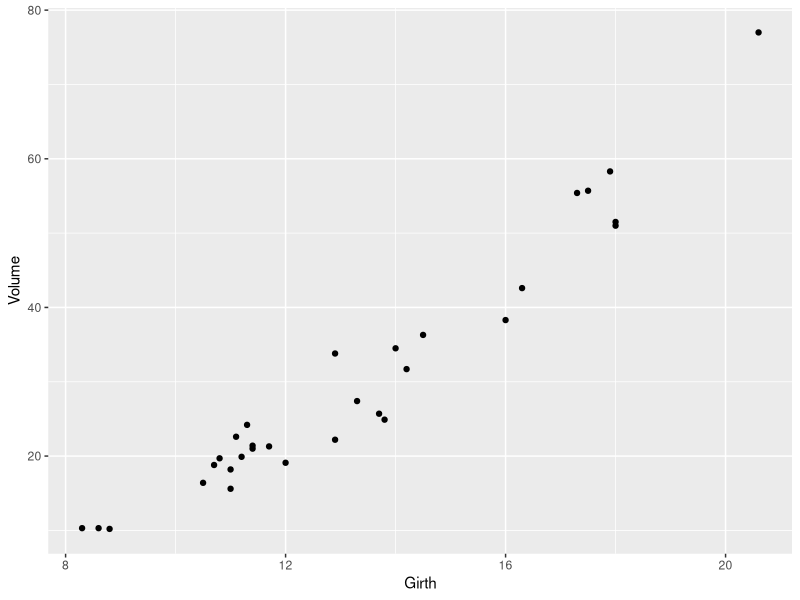
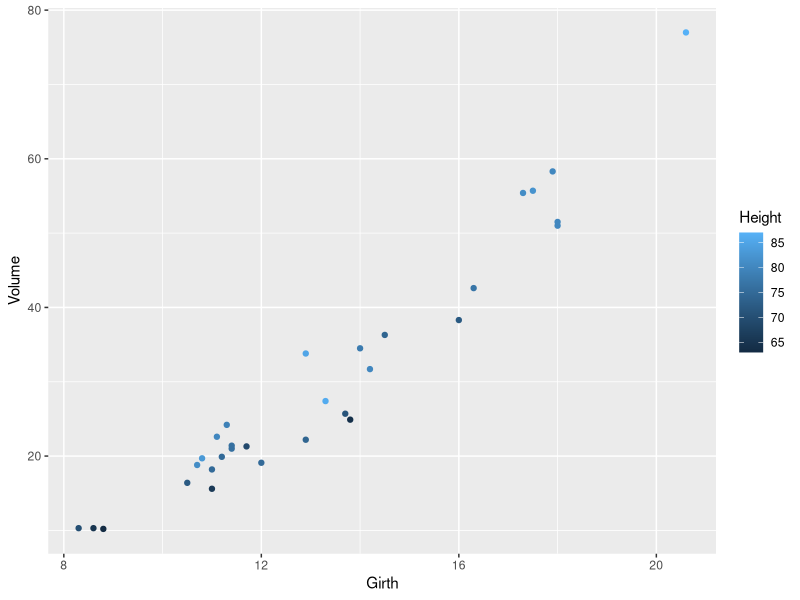
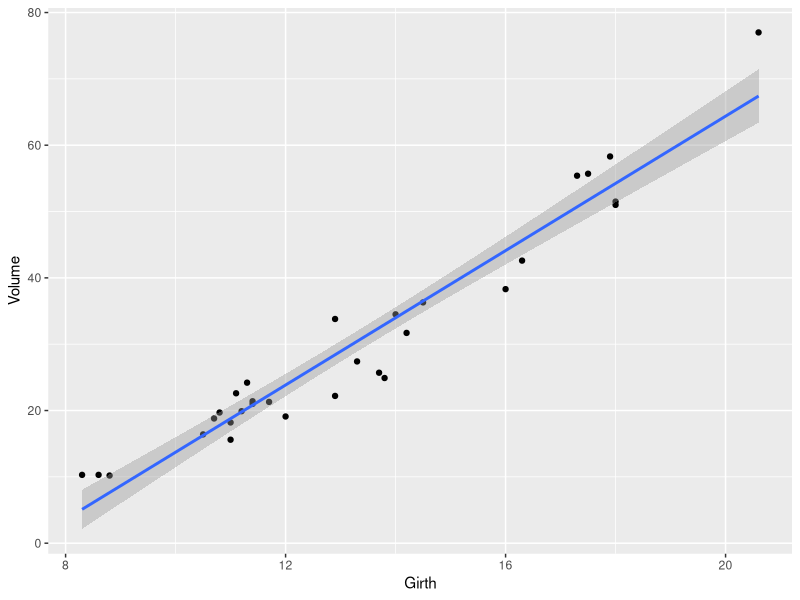
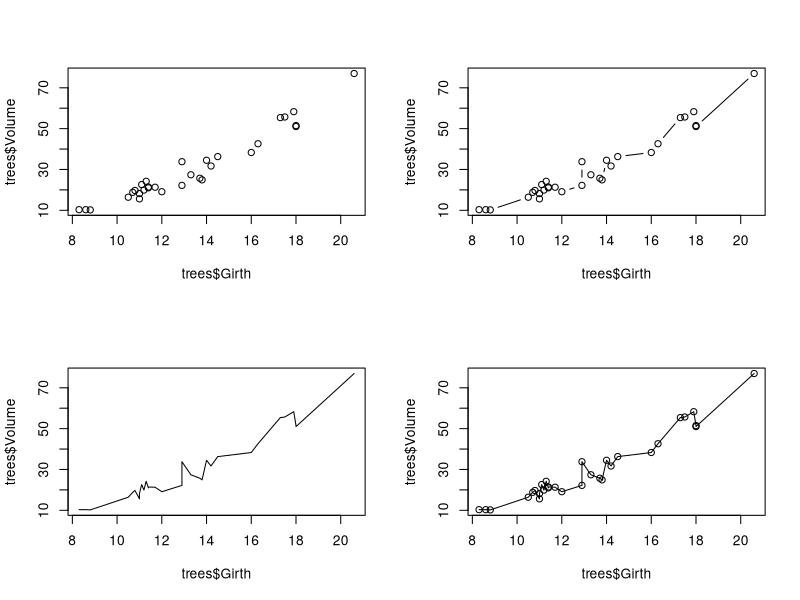
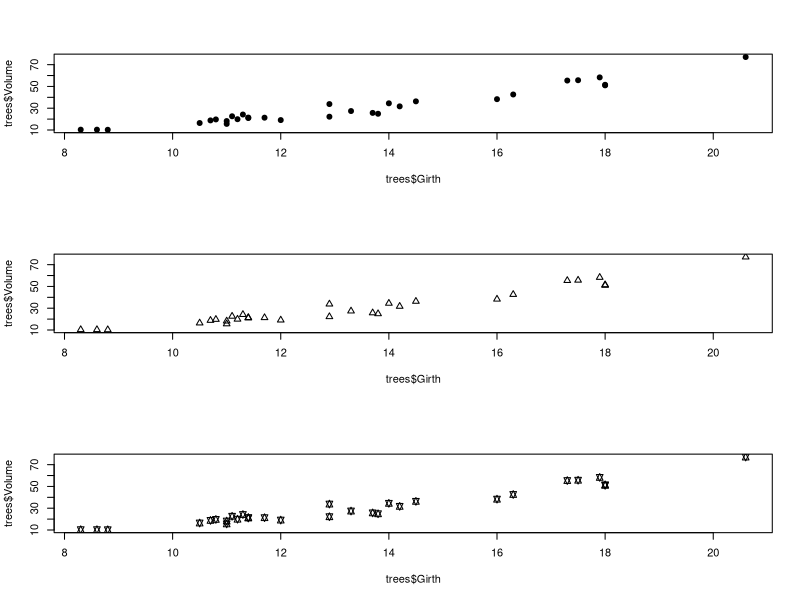
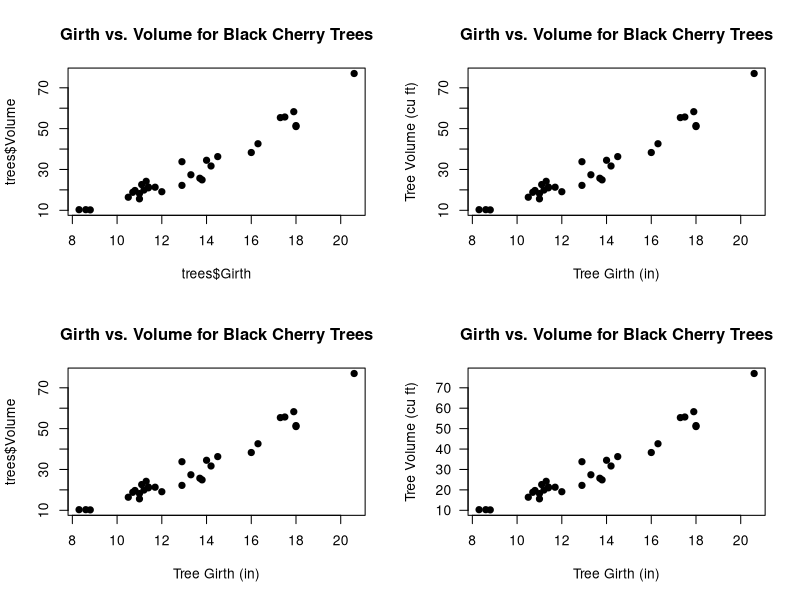
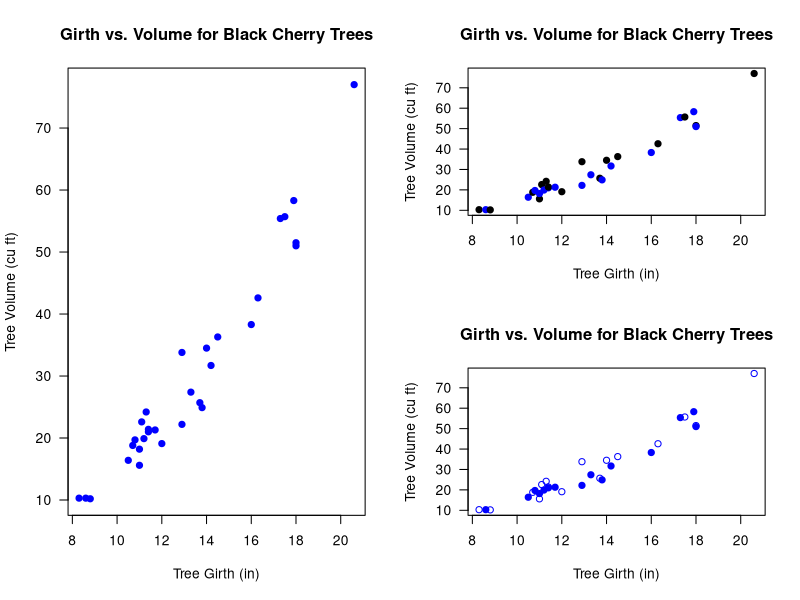
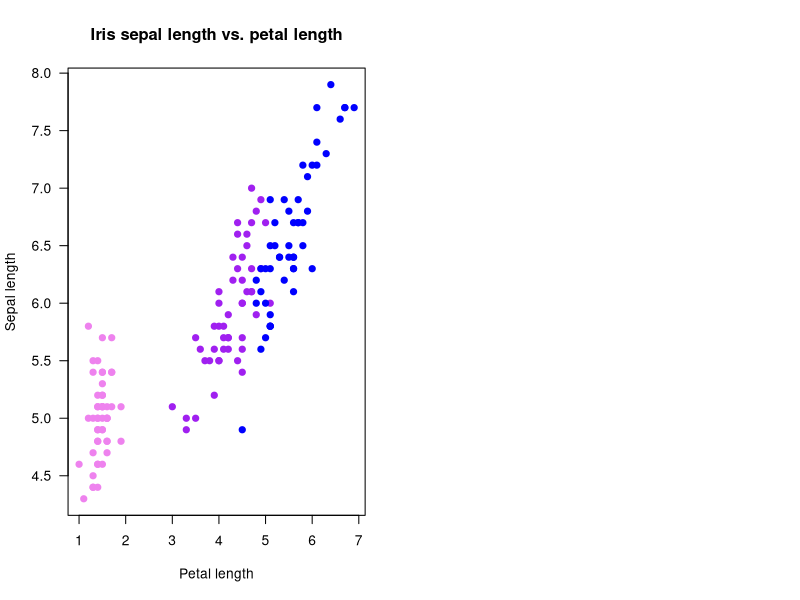

These charts were generated, in order, by the following R code:
## ---- chunk 1
knitr::opts_chunk$set(
	echo = TRUE,
	message = FALSE,
	warning = FALSE,
	cache = TRUE
)
## ---- chunk 2

#  R Bootcamp #1, Module 3  -----------------------------         
#      University of Nevada, Reno   

#  Data visualization and statistics ----------------------

library(ggplot2)
library(tidyverse)

## ---- chunk 3

# ?trees      # description of built in dataset  (uncomment to run)

dim(trees)   # Show the dimension of the trees dataframe                                              
str(trees)   # Show the structure of the trees dataframe

head(trees)   # Show the first few observations of the trees dataframe

summary(trees)  # Summary stats for each column

## ---- chunk 4

# scatterplot

ggplot(trees, aes(x=Girth,y=Volume)) +
  geom_point()

## ---- chunk 5

    # try representing tree height using color
ggplot(trees, aes(x=Girth,y=Volume)) +
  geom_point(aes(col=Height))

   # try adding a regression line
ggplot(trees, aes(x=Girth,y=Volume)) +
  geom_point() +
  geom_smooth(method="lm")

## ---- chunk 6

# Use "layout" to define a 2 row x 2 column matrix with elements 1, 2, 3, and 4.
# This divides the image into four sections and then fills these with the plot function
layout(matrix(1:4, nrow=2, ncol=2))

# layout.show(n=4)   # uncomment to run

plot(x=trees$Girth, y=trees$Volume)             # points
plot(x=trees$Girth, y=trees$Volume, type="l")   # lines
plot(x=trees$Girth, y=trees$Volume, type="b")   # both
plot(x=trees$Girth, y=trees$Volume, type="o")   # both with conected lines

## ---- chunk 7

# Use layout to define a 3 row x 1 column matrix with elements 1, 2, and 3.
# This divides the image into three sections and then fills these with the plot function
layout(matrix(1:3, nrow=3, ncol=1))

# pch: 'plotting character' changes the type of point that is used (default is an open circle)!
plot(x=trees$Girth, y=trees$Volume, pch=19)     # filled point
plot(x=trees$Girth, y=trees$Volume, pch=2)      # open triangle
plot(x=trees$Girth, y=trees$Volume, pch=11)     # star

## ---- chunk 8

layout(matrix(1:4, 2, 2))
# main: adds a title
plot(x=trees$Girth, y=trees$Volume, pch=19, 
     main="Girth vs. Volume for Black Cherry Trees")

# xlab: adds an x axis label
plot(x=trees$Girth, y=trees$Volume, pch=19, 
     main="Girth vs. Volume for Black Cherry Trees", 
     xlab="Tree Girth (in)")

# ylab: adds a y axis label
plot(x=trees$Girth, y=trees$Volume, pch=19, 
     main="Girth vs. Volume for Black Cherry Trees", 
     xlab="Tree Girth (in)", ylab="Tree Volume (cu ft)")

# las: rotates axis labels; las=1 makes them all parallel to reading direction
plot(x=trees$Girth, y=trees$Volume, pch=19, 
     main="Girth vs. Volume for Black Cherry Trees", 
     xlab="Tree Girth (in)", ylab="Tree Volume (cu ft)", 
     las=1)

## ---- chunk 9

# Use layout to define a 2 row x 2 column matrix with elements 1, 1, 2, and 3.
# This divides the image into four sections but fills the first two sections
# with the first plot and then fills these next two sections with the final two plots
layout(matrix(c(1, 1, 2, 3), nrow=2, ncol=2))
# layout.show(3)

# col: select a color for the plotting characters
plot(x=trees$Girth, y=trees$Volume, pch=19, 
     main="Girth vs. Volume for Black Cherry Trees",
     xlab="Tree Girth (in)", ylab="Tree Volume (cu ft)",
     las=1, col="blue")

# We can use the c() function to make a vector and have several colors, plotting characters, etc. per plot.
# We start with alternating colors for each point
plot(x=trees$Girth, y=trees$Volume, pch=19, 
     main="Girth vs. Volume for Black Cherry Trees",
     xlab="Tree Girth (in)", ylab="Tree Volume (cu ft)", 
     las=1, col=c("black", "blue"))

# And we can also alternate the plotting symbol at each point.
plot(x=trees$Girth, y=trees$Volume, pch=c(1,19), 
     main="Girth vs. Volume for Black Cherry Trees", 
     xlab="Tree Girth (in)", ylab="Tree Volume (cu ft)", 
     las=1, col="blue")

## ---- chunk 10

?iris
head(iris)     # display first few rows of data
dim(iris)      # dimensionality of the data
str(iris)      # details of the data structure

## ---- chunk 11

plot.colors <- c("violet", "purple", "blue")   # define the colors for representing species ID

## ---- chunk 12

names(plot.colors) <- levels(iris$Species)   # the "levels()" function returns all unique labels for any "factor" variable    
plot.colors

## ---- chunk 13

# generate a vector of colors for our plot (one color for each observation)

indices <- match(iris$Species,names(plot.colors))   # the "match()" function goes through each element of the first vector and finds the matching index in the second vector         
color.vector <- plot.colors[indices]


## ---- chunk 14

plot(x=iris$Petal.Length, y=iris$Sepal.Length, pch=19, col=color.vector, 
     main="Iris sepal length vs. petal length", xlab="Petal length", 
     ylab="Sepal length", las=1)

## ---- chunk 15
########
# experiment with legends

# ?legend

layout(matrix(1:3, nrow=1, ncol=3))

# Plot
plot(x=iris$Petal.Length, y=iris$Sepal.Length, pch=19, col=color.vector, 
     main="Iris sepal length vs. petal length", xlab="Petal length", 
     ylab="Sepal length", las=1)

# First legend
legend("topleft", pch=19, col=plot.colors, legend=unique(iris$Species))

# Second plot
plot(x=iris$Petal.Length, y=iris$Sepal.Length, pch=19, col=color.vector,
     main="Iris sepal length vs. petal length", 
     xlab="Petal length", ylab="Sepal length", las=1)

# Second legend
# The bty="n" argument suppresses the border around the legend. (A personal preference)
legend("topleft", pch=19, col=plot.colors, 
       legend=c("I. setosa", "I. versicolor", "I. virginica"), bty="n")


# Plot Three
plot(x=iris$Petal.Length, y=iris$Sepal.Length, pch=19, col=color.vector, 
     main="Iris sepal length vs. petal length", 
     xlab="Petal length", ylab="Sepal length", las=1)

#Legend tree with Italics
legend("topleft", pch=19, col=plot.colors, 
       legend=c("I. setosa", "I. versicolor", "I. virginica"), 
       bty="n", text.font=3)

## ---- chunk 16

## Plot fuel economy by weight

plot(mpg~wt,  data=mtcars,pch=20,xlab="Vehicle weight (1000 lbs)",ylab="Fuel economy (mpg)")      # note the tilde, which can be read "as a function of" -- i.e., "plot mpg as a function of wt"   
 
## ---- chunk 17

## Plot fuel economy by weight and horsepower

hp_rescale <- (mtcars$hp-min(mtcars$hp))/diff(range(mtcars$hp))    # scale from 0 to 1

plot(mpg~wt,  data=mtcars,pch=1,xlab="Vehicle weight (1000 lbs)",ylab="Fuel economy (mpg)",cex=(hp_rescale+0.6)*1.2)   # plot with different sized points

legend("topright",pch=c(1,1),pt.cex=c(0.6,0.6*1.2),legend=paste(range(mtcars$hp),"horsepower"),bty="n")


 
## ---- chunk 18

## calculate the mean Sepal Length of for each species
bar.heights <- tapply(iris$Sepal.Length, iris$Species, mean)   #use "tapply()" function, which summarizes a numeric variable by levels of a categorical variable)

# The basic 'barplot()' function
barplot(bar.heights)

## ---- chunk 19

CI <- 2 * tapply(iris$Sepal.Length, iris$Species, sd)
lwr <- bar.heights - CI
upr <- bar.heights + CI

# I used the ylim= argument to pass a 2-element numeric vector specifying the y extent of the barplot (y axis lower and upper bounds). I added some extra room on the top to account for error bars.
# Importantly, assign the barplot to an object. I called it 'b' but you can call it whatever you like. (otherwise, it's hard to know what the "X" values of the error bars are!)

b <- barplot(bar.heights, 
             names.arg=c("I. setosa", "I. versicolor", "I. virginica"), 
             las=1, ylim=c(0,8), col=adjustcolor(plot.colors, alpha.f=0.5),
             main="Sepal length for 3 Irises", ylab="Sepal length (cm)")

# Specify where each arrow starts (x0= and y0=) and ends (x1= and y1=)
arrows(x0=b, x1=b, y0=lwr, y1=upr, code=3, angle=90, length=0.1)

# ?arrows

## ---- chunk 20

pairs(iris)

## ---- chunk 21

# ?ToothGrowth
head(ToothGrowth)

## ---- chunk 22

plot.colors <- c("red", "blue")
# subset the colors in plot.colors based on the variable iris$Species
# iris$Species is a factor variable that has 3 levels
color.vector <- plot.colors[ToothGrowth$supp]

plot(x=ToothGrowth$dose, y=ToothGrowth$len, pch=19, col=color.vector, 
     main="Tooth Growth vs. Vitamin C Dose", xlab="Viatmin C Dose (mg)", 
     ylab="Tooth Growth (mm)", las=1)

# First legend
legend("topleft", pch=19, col=plot.colors, legend=unique(ToothGrowth$supp))
## ---- chunk 23

prop <- c(0.18, 0.25, 0.13, 0.05)
asympLCL <- c(0.14, 0.20, 0.11, 0.035)
asympUCL <- c(0.24, 0.33, 0.18, 0.09)

## ---- chunk 24

set.seed(13)
n <- 20 # Number of experimental trials
a <- 12
b <- 1.5

rings <- round(runif(n)*50)  # number of bell rings
wings <- round(a + b*rings + rnorm(n, sd=5))       # number of angels who get their wings
offset <- rpois(n, lambda=10)           # measurement error
lwr <- wings - offset                 
upr <- wings + offset

## ---- chunk 25

####################
# STATISTICS!
####################

#####
#####  Load Data
#####

sculpin.df <- read.csv("sculpineggs.csv")

head(sculpin.df)

## ---- chunk 26

#####
#####  Summary Statistics
#####

mean(sculpin.df$NUMEGGS)      # compute sample mean
median(sculpin.df$NUMEGGS)    # compute sample median

min(sculpin.df$NUMEGGS)       # sample minimum
max(sculpin.df$NUMEGGS)       # sample maximum
range(sculpin.df$NUMEGGS)     # both min and max.

quantile(sculpin.df$NUMEGGS,0.5)            # compute sample median using quantile function
quantile(sculpin.df$NUMEGGS,c(0.25,0.75))   # compute sample quartiles

var(sculpin.df$NUMEGGS)           # sample variance
sd(sculpin.df$NUMEGGS)            # sample standard deviation
sd(sculpin.df$NUMEGGS)^2          # another way to compute variance
var(sculpin.df$NUMEGGS)^0.5       # another way to compute std. dev.

colMeans(sculpin.df)           # column mean of data frame
apply(sculpin.df,2,mean)       # column mean of data frame   # note the use of the "apply()" function. 
apply(sculpin.df,2,median)     # column median of data frame


########
# Or just use the "summary()" function!

summary(sculpin.df) # provides a set of summary statistics for all columns in a data frame. 


## ---- chunk 27

###########
# Deal with missing data

newdf <- read.table(file="data_missing.txt", sep="\t", header=T)  # load dataset with missing data

mean(newdf$Export)

mean(newdf$Export,na.rm = TRUE)

## ---- chunk 28

#####
#####  Plot data 
#####

hist(sculpin.df$NUMEGGS)

plot(x = sculpin.df$FEMWT,y = sculpin.df$NUMEGGS)

## ---- chunk 29

#####
#####  Linear Regression  
#####

m1 <- lm(NUMEGGS ~ FEMWT, data=sculpin.df)      # fit linear regression model

m1                                      # view estimates of intercept and slope 
summary(m1)                             # view summary of fit
summary(m1)$r.squared                   # extract R-squared
confint(m1)                             # confidence intervals for intercept and slope
AIC(m1)                                 # report AIC (Akaike's Information Criterion, used to perform model selection) 

plot(x = sculpin.df$FEMWT,y = sculpin.df$NUMEGGS)    # plot data
abline(m1)                                           # plot line of best fit

########
# Use the "predict()" function!

FEMWT.pred <- data.frame(FEMWT = 30)                   # create new data frame to predict number of eggs at FEMWT of 30
predict(m1,newdata=FEMWT.pred)                         # make prediction
predict(m1,newdata=FEMWT.pred,interval="confidence")   # make prediction and get confidence interval
predict(m1,newdata=FEMWT.pred,interval="prediction")   # make prediction and get prediction interval


## ---- chunk 30

##################################
####  Model selection example ####
##################################

## Try to work through these examples and make sure you understand them before moving on to the challenge exercises.

m1 <- lm(NUMEGGS ~ FEMWT, data=sculpin.df)                  # fit linear regression model
summary(m1)

m2 <- lm(NUMEGGS ~ 1, data=sculpin.df)                      # fit linear regression with intercept only (mean model)
summary(m2)

m3 <- lm(NUMEGGS ~ I(FEMWT^0.5), data=sculpin.df)           # fit linear regression with intercept and sqrt of FEMWT term
summary(m3)

## ---- chunk 31

plot(NUMEGGS ~ FEMWT,data=sculpin.df)                      # plot data
abline(m1,col="black")                                     # plot line of best fit
abline(m2,col="red")                                       # plot intercept only model

#########
#  Here's a flexible method for drawing any arbitrary non-linear relationship!
FEMWT.pred <- data.frame(FEMWT = seq(10,45,by=0.1))        # create new data frame to predict number of eggs from FEMWT of 10 to 45 by increments of 0.1
NUMEGGS.pred <- predict(m3,newdata=FEMWT.pred)             # make prediction using "predict()" function
lines(FEMWT.pred$FEMWT,NUMEGGS.pred,col="green")  # plot sqrt model (note the use of the "lines()" function to draw a line!)

########
# Perform model selection!


#Compare models using AIC
AIC(m1)
AIC(m2)
AIC(m3)

#Compare models using R-squared
summary(m1)$r.squared 
summary(m2)$r.squared 
summary(m3)$r.squared 

#########
#  And finally, here's how you can draw a confidence interval or prediction interval around a regression relationship!

plot(NUMEGGS ~ FEMWT,data=sculpin.df)                      # plot data
NUMEGGS.confint <- predict(m3,newdata=FEMWT.pred,interval="prediction")             # use "predict()" function to compute the prediction interval!
points(FEMWT.pred$FEMWT,NUMEGGS.confint[,"fit"],col="green",typ="l",lwd=2)  # plot fitted sqrt model
points(FEMWT.pred$FEMWT,NUMEGGS.confint[,"lwr"],col="green",typ="l",lty=2)  # plot fitted sqrt model
points(FEMWT.pred$FEMWT,NUMEGGS.confint[,"upr"],col="green",typ="l",lty=2)  # plot fitted sqrt model


## ---- chunk 32

layout(matrix(1:2, 1, 2))

## y-axis is in counts by default (total observations in each "bin")
hist(iris$Sepal.Length, main="Histogram of Sepal Length",
     xlab = "Sepal Length")

## change y-axis to proportions of the entire dataset using freq=FALSE
hist(iris$Sepal.Length, freq=FALSE, main="Histogram of Sepal Length", 
     xlab = "Sepal Length")
## Add a density estimator

lines(density(iris$Sepal.Length))   # add a line to the histogram to approximate the probability density of the data distribution
curve(dnorm(x,mean(iris$Sepal.Length),sd(iris$Sepal.Length)),add=T,col="red",lty=3)   # add a normal distribution
